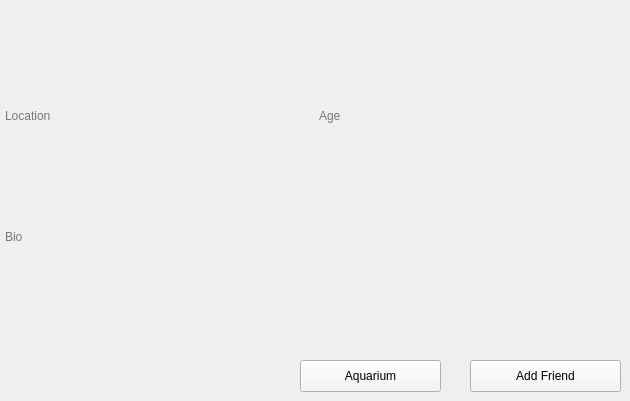
    <widget class="QWidget" name="profileView">
     <widget class="QPushButton" name="AddFriend">
      <property name="geometry">
       <rect>
        <x>470</x>
        <y>360</y>
        <width>151</width>
        <height>32</height>
       </rect>
      </property>
      <property name="styleSheet">
       <string notr="true">QPushButton {
background: rgb(245, 245, 245);
}</string>
      </property>
      <property name="text">
       <string>Add Friend</string>
      </property>
     </widget>
     <widget class="QPushButton" name="AddFriend_2">
      <property name="geometry">
       <rect>
        <x>300</x>
        <y>360</y>
        <width>141</width>
        <height>32</height>
       </rect>
      </property>
      <property name="styleSheet">
       <string notr="true">QPushButton {
background: rgb(245, 245, 245);
}</string>
      </property>
      <property name="text">
       <string>Aquarium</string>
      </property>
     </widget>
     <widget class="QWidget" name="">
      <property name="geometry">
       <rect>
        <x>0</x>
        <y>0</y>
        <width>621</width>
        <height>341</height>
       </rect>
      </property>
      <layout class="QVBoxLayout" name="verticalLayout_3">
       <item>
        <widget class="QLabel" name="friend_name">
         <property name="sizePolicy">
          <sizepolicy hsizetype="Expanding" vsizetype="Expanding">
           <horstretch>0</horstretch>
           <verstretch>3</verstretch>
          </sizepolicy>
         </property>
         <property name="font">
          <font>
           <pointsize>40</pointsize>
           <bold>false</bold>
           <stylestrategy>PreferAntialias</stylestrategy>
           <kerning>true</kerning>
          </font>
         </property>
         <property name="text">
          <string/>
         </property>
         <property name="alignment">
          <set>Qt::AlignLeading|Qt::AlignLeft|Qt::AlignVCenter</set>
         </property>
        </widget>
       </item>
       <item>
        <layout class="QVBoxLayout" name="verticalLayout">
         <item>
          <widget class="QLabel" name="friend_username">
           <property name="sizePolicy">
            <sizepolicy hsizetype="Expanding" vsizetype="Expanding">
             <horstretch>0</horstretch>
             <verstretch>0</verstretch>
            </sizepolicy>
           </property>
           <property name="font">
            <font>
             <pointsize>20</pointsize>
             <bold>false</bold>
             <stylestrategy>PreferAntialias</stylestrategy>
             <kerning>true</kerning>
            </font>
           </property>
           <property name="text">
            <string/>
           </property>
           <property name="alignment">
            <set>Qt::AlignLeading|Qt::AlignLeft|Qt::AlignVCenter</set>
           </property>
          </widget>
         </item>
         <item>
          <layout class="QHBoxLayout" name="horizontalLayout_2">
           <item>
            <widget class="QTextEdit" name="friend_location">
             <property name="sizePolicy">
              <sizepolicy hsizetype="Preferred" vsizetype="Preferred">
               <horstretch>0</horstretch>
               <verstretch>0</verstretch>
              </sizepolicy>
             </property>
             <property name="minimumSize">
              <size>
               <width>0</width>
               <height>0</height>
              </size>
             </property>
             <property name="maximumSize">
              <size>
               <width>1000</width>
               <height>1000</height>
              </size>
             </property>
             <property name="styleSheet">
              <string notr="true">background-color : rgba(255,255,255,1%); color : black;</string>
             </property>
             <property name="readOnly">
              <bool>true</bool>
             </property>
             <property name="html">
              <string>&lt;!DOCTYPE HTML PUBLIC &quot;-//W3C//DTD HTML 4.0//EN&quot; &quot;http://www.w3.org/TR/REC-html40/strict.dtd&quot;&gt;
&lt;html&gt;&lt;head&gt;&lt;meta name=&quot;qrichtext&quot; content=&quot;1&quot; /&gt;&lt;meta charset=&quot;utf-8&quot; /&gt;&lt;style type=&quot;text/css&quot;&gt;
p, li { white-space: pre-wrap; }
hr { height: 1px; border-width: 0; }
li.unchecked::marker { content: &quot;\2610&quot;; }
li.checked::marker { content: &quot;\2612&quot;; }
&lt;/style&gt;&lt;/head&gt;&lt;body style=&quot; font-family:'Ubuntu'; font-size:10pt; font-weight:400; font-style:normal;&quot;&gt;
&lt;p style=&quot;-qt-paragraph-type:empty; margin-top:0px; margin-bottom:0px; margin-left:0px; margin-right:0px; -qt-block-indent:0; text-indent:0px; font-family:'.AppleSystemUIFont'; font-size:13pt; font-weight:700;&quot;&gt;&lt;br /&gt;&lt;/p&gt;&lt;/body&gt;&lt;/html&gt;</string>
             </property>
             <property name="placeholderText">
              <string>Location</string>
             </property>
            </widget>
           </item>
           <item>
            <widget class="QTextEdit" name="friend_age">
             <property name="sizePolicy">
              <sizepolicy hsizetype="Preferred" vsizetype="Preferred">
               <horstretch>0</horstretch>
               <verstretch>0</verstretch>
              </sizepolicy>
             </property>
             <property name="styleSheet">
              <string notr="true">background-color : rgba(255,255,255,1%); color : black;</string>
             </property>
             <property name="inputMethodHints">
              <set>Qt::ImhDigitsOnly|Qt::ImhMultiLine|Qt::ImhPreferNumbers</set>
             </property>
             <property name="readOnly">
              <bool>true</bool>
             </property>
             <property name="html">
              <string>&lt;!DOCTYPE HTML PUBLIC &quot;-//W3C//DTD HTML 4.0//EN&quot; &quot;http://www.w3.org/TR/REC-html40/strict.dtd&quot;&gt;
&lt;html&gt;&lt;head&gt;&lt;meta name=&quot;qrichtext&quot; content=&quot;1&quot; /&gt;&lt;meta charset=&quot;utf-8&quot; /&gt;&lt;style type=&quot;text/css&quot;&gt;
p, li { white-space: pre-wrap; }
hr { height: 1px; border-width: 0; }
li.unchecked::marker { content: &quot;\2610&quot;; }
li.checked::marker { content: &quot;\2612&quot;; }
&lt;/style&gt;&lt;/head&gt;&lt;body style=&quot; font-family:'Ubuntu'; font-size:10pt; font-weight:400; font-style:normal;&quot;&gt;
&lt;p style=&quot;-qt-paragraph-type:empty; margin-top:0px; margin-bottom:0px; margin-left:0px; margin-right:0px; -qt-block-indent:0; text-indent:0px; font-family:'.AppleSystemUIFont'; font-size:13pt; font-weight:700;&quot;&gt;&lt;br /&gt;&lt;/p&gt;&lt;/body&gt;&lt;/html&gt;</string>
             </property>
             <property name="placeholderText">
              <string>Age</string>
             </property>
            </widget>
           </item>
          </layout>
         </item>
        </layout>
       </item>
       <item>
        <widget class="QPlainTextEdit" name="friend_bio">
         <property name="styleSheet">
          <string notr="true">background-color : rgba(255,255,255,1%); color : black;</string>
         </property>
         <property name="readOnly">
          <bool>true</bool>
         </property>
         <property name="placeholderText">
          <string>Bio</string>
         </property>
        </widget>
       </item>
      </layout>
     </widget>
    </widget>
